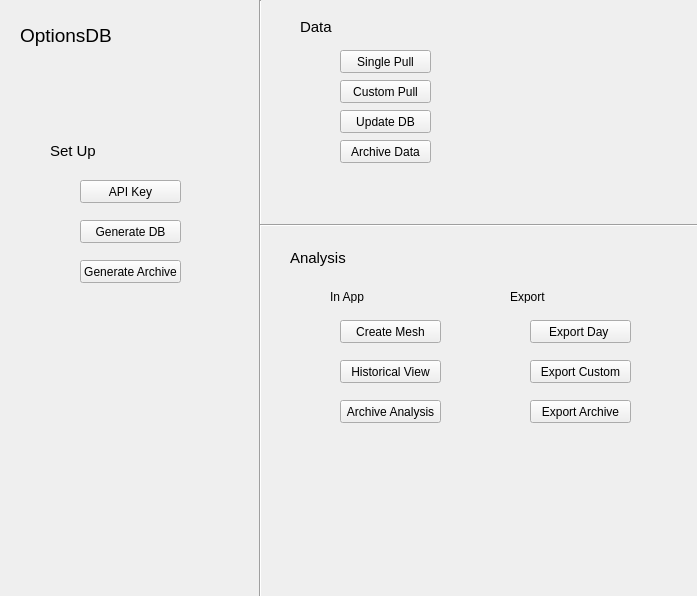
<?xml version="1.0" encoding="UTF-8"?>
<ui version="4.0">
 <class>Form</class>
 <widget class="QWidget" name="Form">
  <property name="geometry">
   <rect>
    <x>0</x>
    <y>0</y>
    <width>697</width>
    <height>596</height>
   </rect>
  </property>
  <property name="windowTitle">
   <string>Form</string>
  </property>
  <widget class="QLabel" name="label">
   <property name="geometry">
    <rect>
     <x>20</x>
     <y>10</y>
     <width>191</width>
     <height>51</height>
    </rect>
   </property>
   <property name="font">
    <font>
     <pointsize>14</pointsize>
    </font>
   </property>
   <property name="text">
    <string>OptionsDB</string>
   </property>
  </widget>
  <widget class="Line" name="line">
   <property name="geometry">
    <rect>
     <x>180</x>
     <y>0</y>
     <width>161</width>
     <height>621</height>
    </rect>
   </property>
   <property name="orientation">
    <enum>Qt::Vertical</enum>
   </property>
  </widget>
  <widget class="Line" name="line_2">
   <property name="geometry">
    <rect>
     <x>260</x>
     <y>205</y>
     <width>441</width>
     <height>41</height>
    </rect>
   </property>
   <property name="orientation">
    <enum>Qt::Horizontal</enum>
   </property>
  </widget>
  <widget class="QLabel" name="label_2">
   <property name="geometry">
    <rect>
     <x>50</x>
     <y>130</y>
     <width>111</width>
     <height>41</height>
    </rect>
   </property>
   <property name="font">
    <font>
     <pointsize>11</pointsize>
    </font>
   </property>
   <property name="text">
    <string>Set Up</string>
   </property>
  </widget>
  <widget class="QPushButton" name="API_Key">
   <property name="geometry">
    <rect>
     <x>80</x>
     <y>180</y>
     <width>101</width>
     <height>23</height>
    </rect>
   </property>
   <property name="text">
    <string>API Key</string>
   </property>
  </widget>
  <widget class="QPushButton" name="CreateDB">
   <property name="geometry">
    <rect>
     <x>80</x>
     <y>220</y>
     <width>101</width>
     <height>23</height>
    </rect>
   </property>
   <property name="text">
    <string>Generate DB</string>
   </property>
  </widget>
  <widget class="QPushButton" name="Generate_Archive">
   <property name="geometry">
    <rect>
     <x>80</x>
     <y>260</y>
     <width>101</width>
     <height>23</height>
    </rect>
   </property>
   <property name="text">
    <string>Generate Archive</string>
   </property>
  </widget>
  <widget class="QLabel" name="Data">
   <property name="geometry">
    <rect>
     <x>300</x>
     <y>20</y>
     <width>47</width>
     <height>13</height>
    </rect>
   </property>
   <property name="font">
    <font>
     <pointsize>11</pointsize>
    </font>
   </property>
   <property name="text">
    <string>Data</string>
   </property>
  </widget>
  <widget class="QPushButton" name="Single_Pull">
   <property name="geometry">
    <rect>
     <x>340</x>
     <y>50</y>
     <width>91</width>
     <height>23</height>
    </rect>
   </property>
   <property name="text">
    <string>Single Pull</string>
   </property>
  </widget>
  <widget class="QPushButton" name="Custom_Pull">
   <property name="geometry">
    <rect>
     <x>340</x>
     <y>80</y>
     <width>91</width>
     <height>23</height>
    </rect>
   </property>
   <property name="text">
    <string>Custom Pull</string>
   </property>
  </widget>
  <widget class="QPushButton" name="UpdateDB">
   <property name="geometry">
    <rect>
     <x>340</x>
     <y>110</y>
     <width>91</width>
     <height>23</height>
    </rect>
   </property>
   <property name="text">
    <string>Update DB</string>
   </property>
  </widget>
  <widget class="QPushButton" name="Archive">
   <property name="geometry">
    <rect>
     <x>340</x>
     <y>140</y>
     <width>91</width>
     <height>23</height>
    </rect>
   </property>
   <property name="text">
    <string>Archive Data</string>
   </property>
  </widget>
  <widget class="QLabel" name="label_3">
   <property name="geometry">
    <rect>
     <x>290</x>
     <y>250</y>
     <width>91</width>
     <height>16</height>
    </rect>
   </property>
   <property name="font">
    <font>
     <pointsize>11</pointsize>
    </font>
   </property>
   <property name="text">
    <string>Analysis</string>
   </property>
  </widget>
  <widget class="QLabel" name="label_4">
   <property name="geometry">
    <rect>
     <x>330</x>
     <y>290</y>
     <width>47</width>
     <height>13</height>
    </rect>
   </property>
   <property name="text">
    <string>In App</string>
   </property>
  </widget>
  <widget class="QLabel" name="label_5">
   <property name="geometry">
    <rect>
     <x>510</x>
     <y>290</y>
     <width>47</width>
     <height>13</height>
    </rect>
   </property>
   <property name="text">
    <string>Export</string>
   </property>
  </widget>
  <widget class="QPushButton" name="Export_Day">
   <property name="geometry">
    <rect>
     <x>530</x>
     <y>320</y>
     <width>101</width>
     <height>23</height>
    </rect>
   </property>
   <property name="text">
    <string>Export Day </string>
   </property>
  </widget>
  <widget class="QPushButton" name="Export_Custom">
   <property name="geometry">
    <rect>
     <x>530</x>
     <y>360</y>
     <width>101</width>
     <height>23</height>
    </rect>
   </property>
   <property name="text">
    <string>Export Custom</string>
   </property>
  </widget>
  <widget class="QPushButton" name="Export_Archive">
   <property name="geometry">
    <rect>
     <x>530</x>
     <y>400</y>
     <width>101</width>
     <height>23</height>
    </rect>
   </property>
   <property name="text">
    <string>Export Archive</string>
   </property>
  </widget>
  <widget class="QPushButton" name="Mesh">
   <property name="geometry">
    <rect>
     <x>340</x>
     <y>320</y>
     <width>101</width>
     <height>23</height>
    </rect>
   </property>
   <property name="text">
    <string>Create Mesh</string>
   </property>
  </widget>
  <widget class="QPushButton" name="Hisotry">
   <property name="geometry">
    <rect>
     <x>340</x>
     <y>360</y>
     <width>101</width>
     <height>23</height>
    </rect>
   </property>
   <property name="text">
    <string>Historical View</string>
   </property>
  </widget>
  <widget class="QPushButton" name="Archive_A">
   <property name="geometry">
    <rect>
     <x>340</x>
     <y>400</y>
     <width>101</width>
     <height>23</height>
    </rect>
   </property>
   <property name="text">
    <string>Archive Analysis</string>
   </property>
  </widget>
 </widget>
 <resources/>
 <connections/>
</ui>
